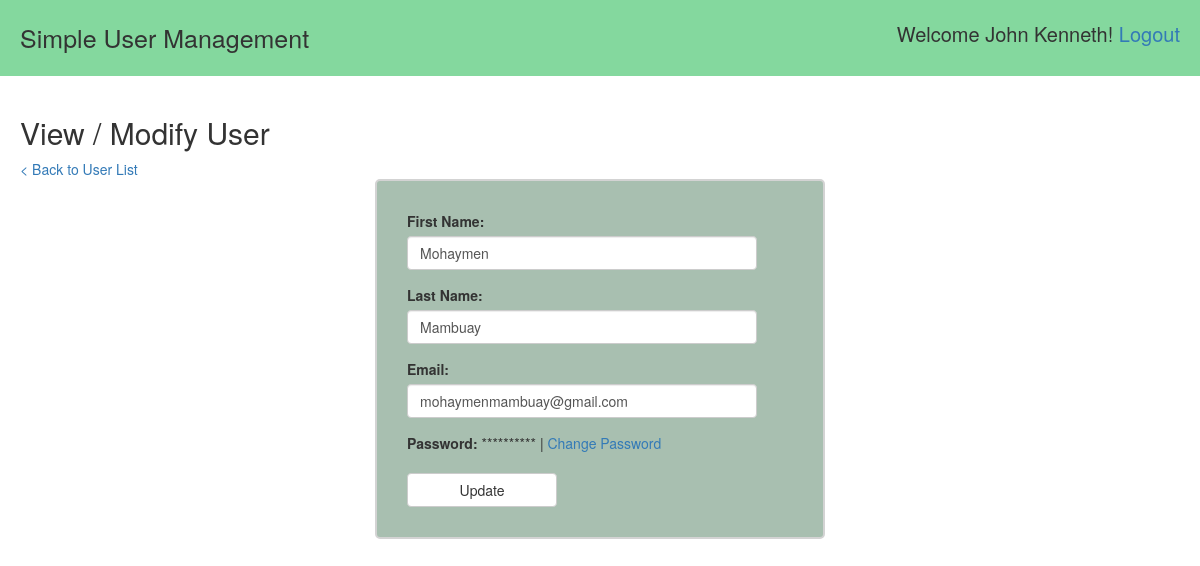
The app's page /modify_user.php?user_id=3 (signed in) with its own data.
### tables this page shows
CREATE TABLE `user` (
  `id` int(11) NOT NULL,
  `first_name` varchar(50) NOT NULL,
  `last_name` varchar(100) NOT NULL,
  `email` varchar(100) NOT NULL,
  `password` varchar(40) NOT NULL,
  `last_login` datetime NOT NULL,
  `is_deleted` tinyint(1) NOT NULL
);

### modify_user.php (the view, shortened to what this page needs)
<?php require_once('Conn/connection.php'); ?>
<?php
            $user_id = '';
            $first_name = '';
            $last_name = '';
            $email = '';
if (isset($_GET['user_id'])) {
    $user_id = mysqli_real_escape_string($connection, $_GET['user_id']);
    $query = "SELECT * FROM user WHERE id={$user_id} LIMIT 1";
    $result_set = mysqli_query($connection, $query);
    if ($result_set) {
        if (mysqli_num_rows($result_set) == 1) {
            $result = mysqli_fetch_assoc($result_set);
            $first_name = $result['first_name'];
            $last_name = $result['last_name'];
            $email = $result['email'];
        } else {
            header('Location: users.php?err=user_not_found');
        }
    } else {
        header('Location: users.php?err=query_failed');
    }
}
?>
<!DOCTYPE html>
<html lang="en">
<head>
    <link rel="stylesheet" href="css/main.css">
    <link rel="stylesheet" href="https://maxcdn.bootstrapcdn.com/bootstrap/3.3.7/css/bootstrap.min.css">
</head>
<body>
<div>
    <header>
        <div class="appname"> Simple User Management </div>
        <div class="logged">Welcome <?php echo $_SESSION['first_name']; ?>! <a href="logout.php">Logout</a></div>
    </header>
</div>
<div class="container-2">
    <h2>View / Modify User</h2>
    <a href="users.php"> < Back to User List</a>
    <div class="form-2">
        <form action="modify_user.php" method="POST">
            <div class="form-group">
                <label for="">First Name:</label>
                <input type="text" class="form-control" name="first_name"
                       placeholder="Enter first name" <?php echo 'value="' . $first_name . '"'; ?> >
            </div>
            <div class="form-group">
                <label for="">Last Name:</label>
                <input type="text" class="form-control" name="last_name"
                       placeholder="Enter last name" <?php echo 'value="' . $last_name . '"'; ?> >
            </div>
            <div class="form-group">
                <label for="">Email:</label>
                <input type="email" class="form-control" name="email"
                       placeholder="Enter email address" <?php echo 'value="' . $email . '"'; ?> >
            </div>
            <div class="form-group">
                <label for="">Password: </label>
                <span> **********</span> | <a href="change_password.php?user_id=<?php echo $user_id; ?>"> Change Password</a>
            </div>
            <button type="submit" name="submit" class="btn btn-default">Update</button>
        </form>
    </div>
</div>
</body>
</html>

### css/main.css (style rules this page uses)
* { margin: 0px; }
body { font-family: "Times New Roman", Times, serif; font-size: 14px; }
input { display: block; width: 280px; padding: 9px; -webkit-box-sizing: border-box; -moz-box-sizing: border-box; box-sizing: border-box; display: inline-block; border: 1px solid #ccc; border-radius: 4px; box-sizing: border-box; }
button { width: 100px; padding: 8px; border: none; border-radius: 4px; cursor: pointer; background-color: #4CAF50; color: white; }
header { background: rgba(61, 194, 102, 0.63); overflow: auto; padding: 20px; }
header .appname { float: left; font-size: 25px; }
header .logged { float: right; font-size: 20px; }
div.container-2 { padding: 20px; }
div.form-2 { border: 2px solid lightgray; width: 450px; margin: 0px auto; padding: 30px; border-radius: 5px; background: rgba(97, 138, 112, 0.55); }
.form-group { width: 300px; }
input.form-control { width: 350px; }
.btn-default { width: 150px; }

### records on screen
user: first_name "Mohaymen", last_name "Mambuay", email "mohaymenmambuay@gmail.com"

### other values on screen
$_SESSION['first_name'] "John Kenneth"
